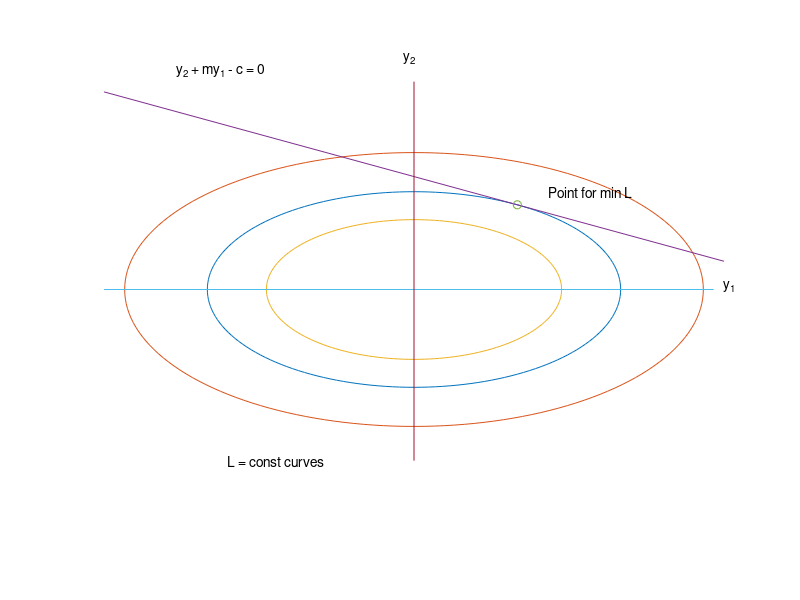

Source code (MATLAB):
% Script f01_06.m; example of minimization w.r.t two 
% parameters and 1 equality constraint; 10/96, 4/1/02
%
th=[0:2:360]*pi/180; x=2*cos(th); y=.8*sin(th);
x1=1.4*2*cos(th); y1=1.4*.8*sin(th);
x2=(2/1.4)*cos(th); y2=(.8/1.4)*sin(th);
x3=-3; y3=.4*sqrt(3)-(.4/sqrt(3))*(x3-1);
x4=3;  y4=.4*sqrt(3)-(.4/sqrt(3))*(x4-1);
%
figure(1); clf; plot(x,y,x1,y1,x2,y2); grid;
axis([-3 3 -2 2]); hold on; plot([x3 x4],[y3 y4]); 
plot(1,.4*sqrt(3),'o'); plot([-3 2.9],[0 0]);
plot([0 0],[-1.4 1.7]); hold off;
text(3,.03,'y_1'); text(-.1,1.9,'y_2');
text(-2.3,1.8,'y_2 + my_1 - c = 0');
text(-1.8,-1.4,'L = const curves');
text(1.3,.8,'Point for min L'); axis('off');
%print -deps2 \book_do\figures\f01_06 
